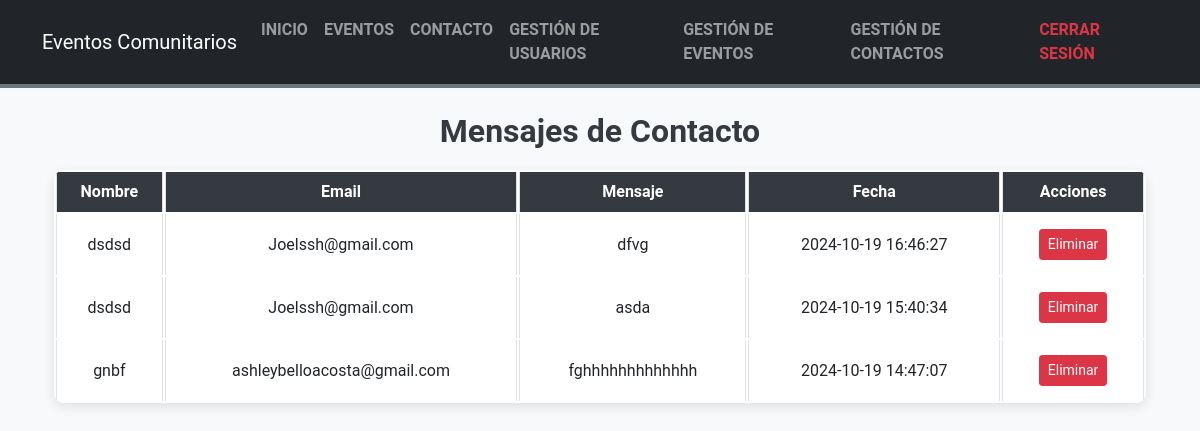
The page /src/views/contacto_gestion.php (signed in) on the database its author committed.
### tables this page shows
CREATE TABLE `contactos` (
  `id` int(11) NOT NULL,
  `nombre` varchar(100) NOT NULL,
  `email` varchar(100) NOT NULL,
  `mensaje` text NOT NULL,
  `fecha` timestamp NOT NULL DEFAULT current_timestamp()
);

### src/views/contacto_gestion.php (the view, shortened to what this page needs)
<?php
include '../../includes/header.php';
include '../../config/db_connection.php';
$sql = "SELECT * FROM contactos ORDER BY fecha DESC";
$stmt = $conn->prepare($sql);
$stmt->execute();
$contactos = $stmt->fetchAll();
?>
<div class="container mt-4">
    <h2 class="text-center">Mensajes de Contacto</h2>
    <table class="table table-bordered">
        <thead>
            <tr>
                <th>Nombre</th>
                <th>Email</th>
                <th>Mensaje</th>
                <th>Fecha</th>
                <th>Acciones</th>
            </tr>
        </thead>
        <tbody>
            <?php foreach ($contactos as $contacto): ?>
                <tr>
                    <td><?php echo htmlspecialchars($contacto['nombre']); ?></td>
                    <td><?php echo htmlspecialchars($contacto['email']); ?></td>
                    <td><?php echo htmlspecialchars($contacto['mensaje']); ?></td>
                    <td><?php echo htmlspecialchars($contacto['fecha']); ?></td>
                    <td>
                        <form method="POST" action="contacto_gestion.php" onsubmit="return confirm('¿Estás seguro de que deseas eliminar este mensaje?');">
                            <button type="submit" class="btn btn-danger btn-sm">Eliminar</button>
                        </form>
                    </td>
                </tr>
            <?php endforeach; ?>
        </tbody>
    </table>
</div>

### assets/css/styles.css (style rules this page uses)
body { background-color: #f8f9fa; font-family: 'Roboto', sans-serif; color: #343a40; margin: 0; padding: 0; }
h1, h2 { color: #343a40; font-weight: 700; text-align: center; margin-bottom: 20px; }
.table { background-color: #ffffff; border-radius: 10px; box-shadow: 0px 4px 12px rgba(0, 0, 0, 0.1); overflow: hidden; border-collapse: separate; }
.table th { background-color: #343a40; color: #ffffff; font-weight: bold; text-align: center; }
.table td { text-align: center; padding: 15px; vertical-align: middle; }

### rows shown on the page
contactos: nombre "dsdsd", email "Joelssh@gmail.com", mensaje "dfvg", fecha "2024-10-19 16:46:27"
contactos: nombre "dsdsd", email "Joelssh@gmail.com", mensaje "asda", fecha "2024-10-19 15:40:34"
contactos: nombre "gnbf", email "ashleybelloacosta@gmail.com", mensaje "fghhhhhhhhhhhhh", fecha "2024-10-19 14:47:07"
